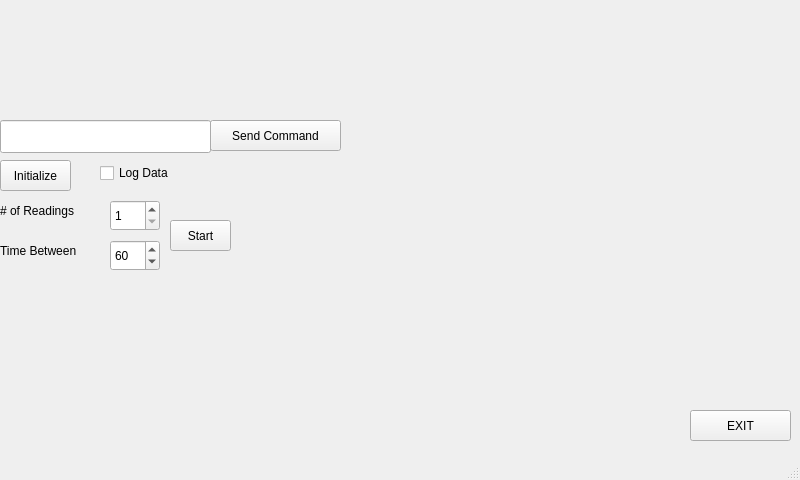
<?xml version="1.0" encoding="UTF-8"?>
<ui version="4.0">
 <class>MainWindow</class>
 <widget class="QMainWindow" name="MainWindow">
  <property name="geometry">
   <rect>
    <x>0</x>
    <y>0</y>
    <width>800</width>
    <height>480</height>
   </rect>
  </property>
  <property name="minimumSize">
   <size>
    <width>800</width>
    <height>480</height>
   </size>
  </property>
  <property name="maximumSize">
   <size>
    <width>800</width>
    <height>480</height>
   </size>
  </property>
  <property name="windowTitle">
   <string>Test Application</string>
  </property>
  <widget class="QWidget" name="centralWidget">
   <widget class="QPushButton" name="btnSendCmd">
    <property name="geometry">
     <rect>
      <x>210</x>
      <y>120</y>
      <width>131</width>
      <height>31</height>
     </rect>
    </property>
    <property name="text">
     <string>Send Command</string>
    </property>
   </widget>
   <widget class="QLabel" name="dataReceived">
    <property name="geometry">
     <rect>
      <x>10</x>
      <y>70</y>
      <width>441</width>
      <height>51</height>
     </rect>
    </property>
    <property name="text">
     <string/>
    </property>
   </widget>
   <widget class="QLineEdit" name="cmdEntered">
    <property name="geometry">
     <rect>
      <x>0</x>
      <y>120</y>
      <width>211</width>
      <height>33</height>
     </rect>
    </property>
   </widget>
   <widget class="QLabel" name="label_DateTime">
    <property name="geometry">
     <rect>
      <x>0</x>
      <y>0</y>
      <width>101</width>
      <height>21</height>
     </rect>
    </property>
    <property name="font">
     <font>
      <family>Monospace</family>
     </font>
    </property>
    <property name="text">
     <string/>
    </property>
   </widget>
   <widget class="QPushButton" name="btnTake1">
    <property name="geometry">
     <rect>
      <x>170</x>
      <y>220</y>
      <width>61</width>
      <height>31</height>
     </rect>
    </property>
    <property name="text">
     <string>Start</string>
    </property>
   </widget>
   <widget class="QPushButton" name="btnInit">
    <property name="geometry">
     <rect>
      <x>0</x>
      <y>160</y>
      <width>71</width>
      <height>31</height>
     </rect>
    </property>
    <property name="text">
     <string>Initialize</string>
    </property>
   </widget>
   <widget class="QSpinBox" name="spinBoxReadings">
    <property name="geometry">
     <rect>
      <x>110</x>
      <y>200</y>
      <width>50</width>
      <height>31</height>
     </rect>
    </property>
    <property name="minimum">
     <number>1</number>
    </property>
   </widget>
   <widget class="QSpinBox" name="spinBoxTime">
    <property name="geometry">
     <rect>
      <x>110</x>
      <y>240</y>
      <width>50</width>
      <height>31</height>
     </rect>
    </property>
    <property name="minimum">
     <number>1</number>
    </property>
    <property name="value">
     <number>60</number>
    </property>
   </widget>
   <widget class="QLabel" name="label_Readings">
    <property name="geometry">
     <rect>
      <x>0</x>
      <y>200</y>
      <width>101</width>
      <height>21</height>
     </rect>
    </property>
    <property name="text">
     <string># of Readings</string>
    </property>
   </widget>
   <widget class="QLabel" name="label_TimeBetween">
    <property name="geometry">
     <rect>
      <x>0</x>
      <y>240</y>
      <width>101</width>
      <height>21</height>
     </rect>
    </property>
    <property name="text">
     <string>Time Between</string>
    </property>
   </widget>
   <widget class="QCheckBox" name="checkBoxLogData">
    <property name="geometry">
     <rect>
      <x>100</x>
      <y>160</y>
      <width>100</width>
      <height>26</height>
     </rect>
    </property>
    <property name="text">
     <string>Log Data</string>
    </property>
   </widget>
   <widget class="QPushButton" name="btnQuit">
    <property name="geometry">
     <rect>
      <x>690</x>
      <y>410</y>
      <width>101</width>
      <height>31</height>
     </rect>
    </property>
    <property name="text">
     <string>EXIT</string>
    </property>
   </widget>
  </widget>
  <widget class="QStatusBar" name="statusBar"/>
 </widget>
 <layoutdefault spacing="6" margin="11"/>
 <resources/>
 <connections/>
</ui>
